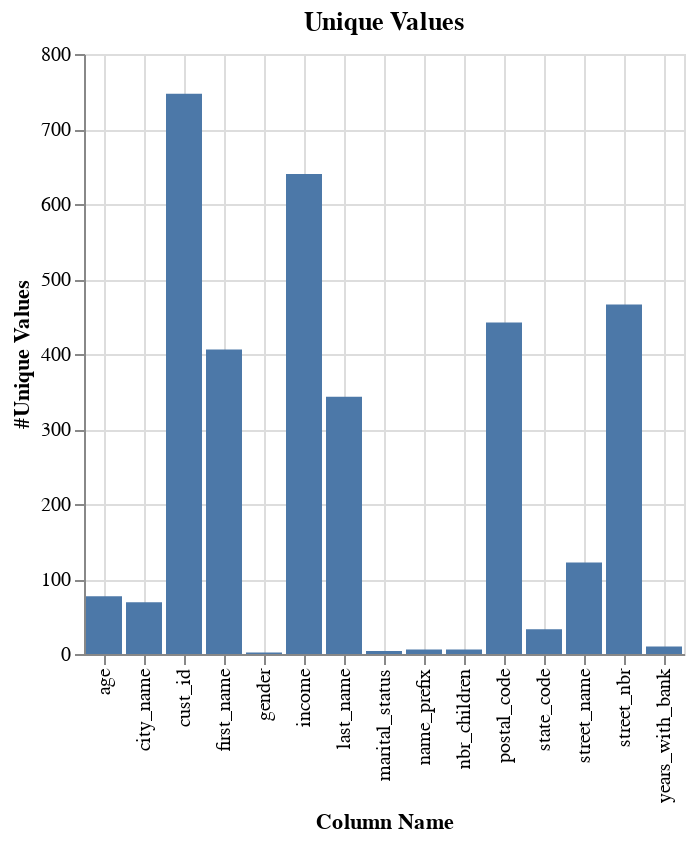

Notebook source saved alongside this figure:
### Markdown cell above
### Chart Unique Values

### Code cell
%chart x=xcol, y=xunique, title="Unique Values", labelx=Column Name, labely=#Unique Values

### Figure 1 — Vega-Lite specification as saved in the notebook (floating-point values rounded to 4 significant figures)
{"$schema": "https://vega.github.io/schema/vega-lite/v3.json", "data": {"format": {"type": "csv"}, "values": "\"xdb\",\"xtbl\",\"xcol\",\"xtype\",\"xcnt\",\"xnull\",\"xunique\",\"xblank\",\"xzero\",\"xpos\",\"xneg\"\n\"val\",\"Customer\",\"age\",\"SMALLINT\",\"747\",\"0\",\"77\",\"\",\"0\",\"747\",\"0\"\n\"val\",\"Customer\",\"city_name\",\"CHAR(20) CHARACTER SET LATIN\",\"747\",\"0\",\"69\",\"0\",\"\",\"\",\"\"\n\"val\",\"Customer\",\"cust_id\",\"INTEGER\",\"747\",\"0\",\"747\",\"\",\"0\",\"747\",\"0\"\n\"val\",\"Customer\",\"first_name\",\"CHAR(30) CHARACTER SET LATIN\",\"747\",\"0\",\"406\",\"0\",\"\",\"\",\"\"\n\"val\",\"Customer\",\"gender\",\"CHAR(1) CHARACTER SET LATIN\",\"747\",\"0\",\"2\",\"0\",\"\",\"\",\"\"\n\"val\",\"Customer\",\"income\",\"INTEGER\",\"747\",\"0\",\"640\",\"\",\"102\",\"645\",\"0\"\n\"val\",\"Customer\",\"last_name\",\"CHAR(30) CHARACTER SET LATIN\",\"747\",\"0\",\"343\",\"0\",\"\",\"\",\"\"\n\"val\",\"Customer\",\"marital_status\",\"CHAR(1) CHARACTER SET LATIN\",\"747\",\"0\",\"4\",\"0\",\"\",\"\",\"\"\n\"val\",\"Customer\",\"name_prefix\",\"CHAR(4) CHARACTER SET LATIN\",\"747\",\"0\",\"6\",\"505\",\"\",\"\",\"\"\n\"val\",\"Customer\",\"nbr_children\",\"SMALLINT\",\"747\",\"0\",\"6\",\"\",\"466\",\"281\",\"0\"\n\"val\",\"Customer\",\"postal_code\",\"CHAR(5) CHARACTER SET LATIN\",\"747\",\"0\",\"442\",\"0\",\"\",\"\",\"\"\n\"val\",\"Customer\",\"state_code\",\"CHAR(2) CHARACTER SET LATIN\",\"747\",\"0\",\"33\",\"0\",\"\",\"\",\"\"\n\"val\",\"Customer\",\"street_name\",\"CHAR(30) CHARACTER SET LATIN\",\"747\",\"0\",\"122\",\"0\",\"\",\"\",\"\"\n\"val\",\"Customer\",\"street_nbr\",\"SMALLINT\",\"747\",\"0\",\"466\",\"\",\"0\",\"747\",\"0\"\n\"val\",\"Customer\",\"years_with_bank\",\"SMALLINT\",\"747\",\"0\",\"10\",\"\",\"88\",\"659\",\"0\"\n"}, "encoding": {"x": {"axis": {"grid": true, "title": "Column Name"}, "field": "xcol", "type": "nominal"}, "y": {"axis": {"grid": true, "title": "#Unique Values"}, "field": "xunique", "type": "quantitative"}}, "mark": {"color": "#4C78A8", "type": "bar"}, "title": "Unique Values"}
